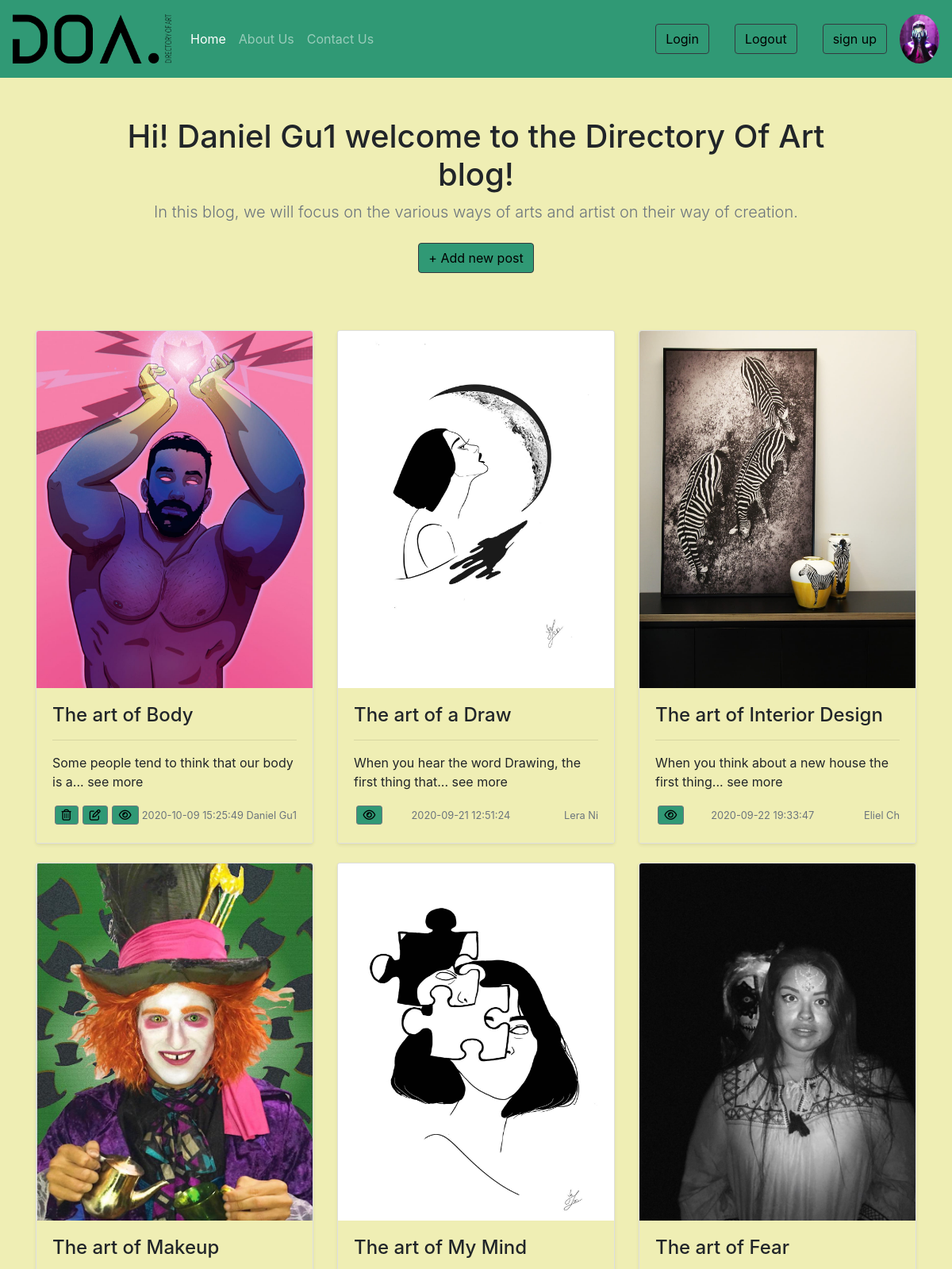
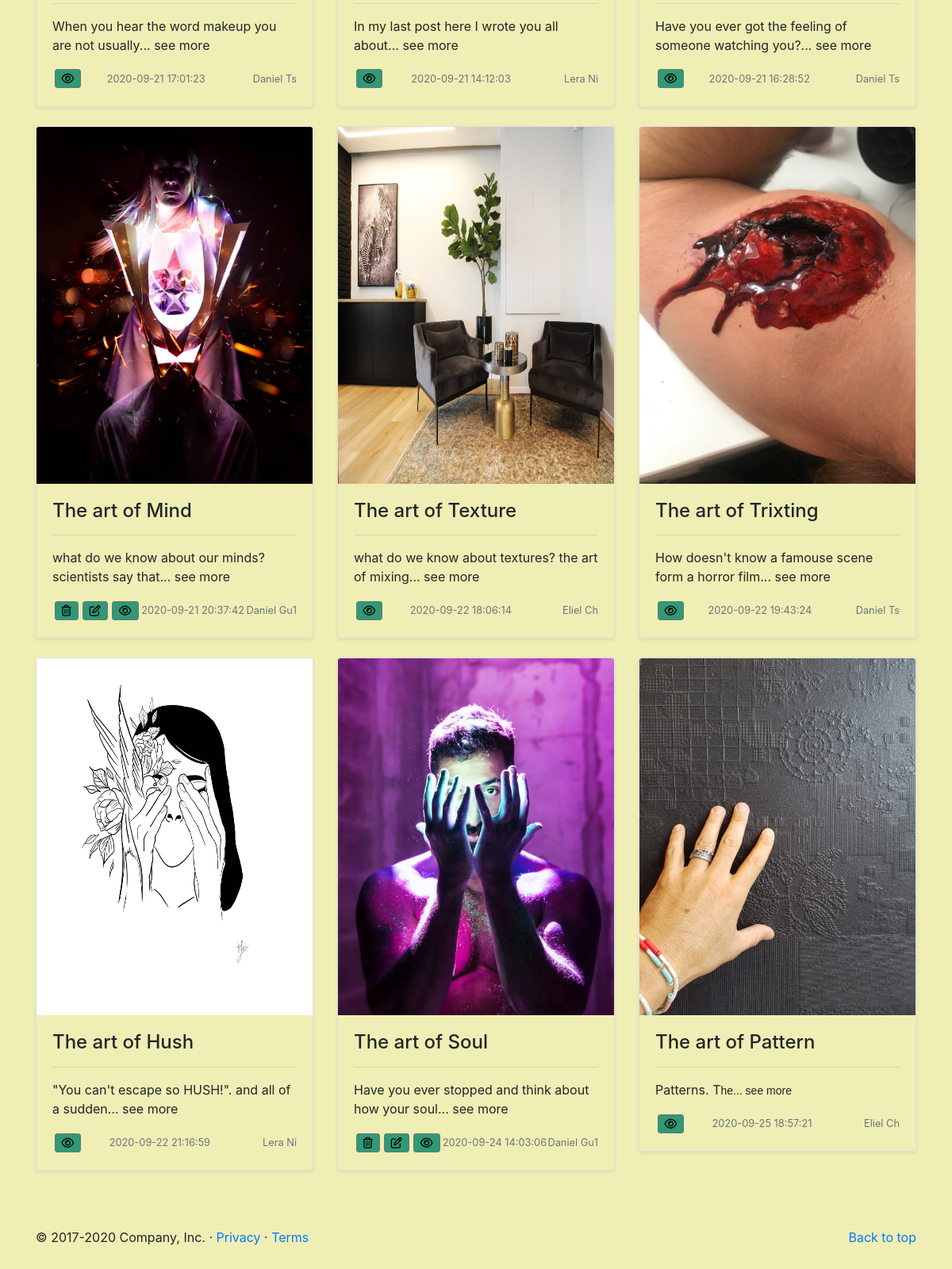
The page /blog.php (signed in) on the database its author committed (2 pictures, top to bottom).
### tables this page shows
CREATE TABLE `users` (
  `id` int(11) NOT NULL,
  `email` varchar(255) NOT NULL,
  `pwd` varchar(500) NOT NULL,
  `name` varchar(255) NOT NULL,
  `profilepic` varchar(500) NOT NULL,
  `role` int(11) NOT NULL
);

CREATE TABLE `posts` (
  `id` int(11) NOT NULL,
  `uid` int(11) NOT NULL,
  `title` varchar(500) NOT NULL,
  `content` text NOT NULL,
  `image` varchar(500) NOT NULL,
  `created_at` datetime NOT NULL DEFAULT current_timestamp()
);

### app/functions.php (called while the page is built, shortened)
<?php
if (!function_exists("user_verify")) {
    function user_verify()
    {
        $verify = false;
        if (isset($_SESSION['uid'])) {
            if (isset($_SESSION['user_ip']) && $_SESSION['user_ip'] == $_SERVER['REMOTE_ADDR']) {
                if (isset($_SESSION['user_agent']) && $_SESSION['user_agent'] == $_SERVER['HTTP_USER_AGENT']) {
                    $verify = true;
                }
            }
        }
        return $verify;
    }
}

### blog.php (the view, shortened to what this page needs)
<?php
include 'app/functions.php';
$link = dbConnect();
$sql = "SELECT posts.*, users.name, TRIM(TRAILING ',' FROM SUBSTRING_INDEX(content, ' ', 10)) as preview  FROM `posts` join users on posts.uid = users.id";
$result = mysqli_query($link, $sql);
if ($result && mysqli_num_rows($result) > 0) {
    $posts = mysqli_fetch_all($result, MYSQLI_ASSOC);
}
include 'template/header.php';
?>
<main role="main">
    <section class="top text-center">
        <div class="container headline ">
            <h1>Hi! <?= $_SESSION['uname']; ?> welcome to the Directory Of Art blog! </h1>
            <p class="lead text-muted">In this blog, we will focus on the various ways of arts and artist on their way of creation.</p>
            <p>
                <a href="add_post.php" class="btn btn-outline-dark my-2">+ Add new post</a>
            </p>
        </div>
    </section>
    <div class="album  py-5 ">
        <div class="container">
            <div class="row">
                <?php if (!isset($posts)) : ?>
                    <h2>No Posts</h2>
                <?php else : ?>
                    <?php foreach ($posts as $post) : ?>
                        <div class="col-md-4 m-10">
                            <div class="card mb-4 shadow-sm">
                                <img class="bd-placeholder-img card-img-top" width="100%" height="450px" src="image/<?php echo $post['image'] ?  $post['image'] : 'defaultImage.jpg' ?>">
                                <rect width="100%" height="100%" fill="#55595c" /><text x="50%" y="50%" fill="#eceeef" dy=".3em"></text>
                                <div class="card-body outline-dark">
                                    <h4><?= htmlspecialchars($post['title']); ?></h4>
                                    <hr>
                                    <p class="card-text"><?= $post['preview']; ?>... see more</p>
                                    <div class="d-flex justify-content-between align-items-center">
                                        <div class="btn-group">
                                            <?php if ($post['uid'] == $_SESSION['uid']) : ?>
                                                <a href="delete_post.php?id=<?= $post['id']; ?>">
                                                    <i class="far fa-trash-alt btn btn-sm btn-outline-secondary delete_btn space" title="Delete"></i>
                                                </a>
                                                <a href="edit_post.php?id=<?= $post['id']; ?>"><i class="far fa-edit btn btn-sm btn-outline-secondary space" value="Edit" title="Edit"></i>
                                                </a>
                                            <?php endif; ?>
                                            <a href="full_page.php?id=<?= $post['id']; ?>">
                                                <i class="far fa-eye btn btn-sm btn-outline-secondary space" value="View" title="View"></i>
                                            </a>
                                        </div>
                                        <small class="text-muted"><?= $post['created_at']; ?></small>
                                        <br>
                                        <small class="text-muted"><?= htmlspecialchars($post['name']); ?></small>
                                    </div>
                                </div>
                            </div>
                        </div>
                    <?php endforeach; ?>
                <?php endif; ?>
            </div>
        </div>
    </div>
</main>
<?php
include 'template/footer.php';
?>

### template/header.php (shortened to what this page needs)
<?php
include_once 'app/functions.php';
if (user_verify()) {
  $link = dbConnect();
  $user = $_SESSION['uid'];
  $sql = "select *  FROM `users` where id = $user";
  $result = mysqli_query($link, $sql);
  if ($result && mysqli_num_rows($result) == 1) {
    $prfl = mysqli_fetch_all($result, MYSQLI_ASSOC);
    $prfl = $prfl[0];
  }
}
?>
<!doctype html>
<html lang="en">
<head>
  <link rel="stylesheet" href="https://stackpath.bootstrapcdn.com/bootstrap/4.5.0/css/bootstrap.min.css">
  <link href="css/carousel.css" rel="stylesheet" type="text/css" />
</head>
<body>
  <header>
    <nav class="navbar navbar-expand-md navbar-dark fixed-top ">
      <a class="logo navbar-brand" href="blog.php">
        <img class="navbar-brand" src="image/Asset.png" width="16%" height="16%" alt="">
      </a>
      <div class="collapse navbar-collapse " id="navbarCollapse">
        <ul class="navbar-nav mr-auto">
          <li class="nav-item active">
            <a class="nav-link" href="index.php">Home <span class="sr-only">(current)</span></a>
          </li>
          <li class="nav-item">
            <a class="nav-link" href="about_us.php">About Us</a>
          </li>
          <li class="nav-item">
            <a class="nav-link " href="contact_us.php">Contact Us</a>
          </li>
        </ul>
        <form class="form-inline mt-2 mt-md-0">
          <a class="nav-link btn-outline" href="sign_in.php">
            <input type="button" class="btn btn-outline-dark" value="Login">
          </a>
          <a class="nav-link btn-outline" href="logout.php">
            <input type="button" class="btn btn-outline-dark" value="Logout">
          </a>
          <a class="nav-link btn-outline" href="sign_up.php">
            <input type="button" class="btn btn-outline-dark" value="sign up">
          </a>
          <?php if (user_verify()) : ?>
            <a class="prfl" name="disp" href="edit_profile.php">
              <img class="navbar-brand prf" src="image/profileimg/<?= $prfl['profilepic'] ? $prfl['profilepic'] : 'defaultImage.jpg' ?>">
            </a>
          <?php endif; ?>
        </form>
      </div>
    </nav>
  </header>
  <main role=" main">

### template/footer.php (shortened to what this page needs)
<footer class="container">
  <p class="float-right"><a href="#">Back to top</a></p>
  <p>&copy; 2017-2020 Company, Inc. &middot; <a href="#">Privacy</a> &middot; <a href="#">Terms</a></p>
</footer>
</main>
<link href="https://cdn.jsdelivr.net/npm/summernote@0.8.18/dist/summernote.min.css" rel="stylesheet">
<link href="https://cdn.jsdelivr.net/npm/summernote@0.8.18/dist/summernote.min.css" rel="stylesheet">
</body>
</html>

### css/carousel.css (style rules this page uses)
body { padding-top: 3rem; padding-bottom: 3rem; background-color: #efeeb4; height: 100%; }
nav { background-color: #309975; }
.navbar-brand { width: 200px; }
.nav-link { color: black; }
.btn { background-color: #309975; color: black; }
.space { margin: 2.5px; }
.card-body { background-color: #efeeb4; }
@media (min-width: 40em) { .headline { font-size: 16px; } }

### template/header.php (style rules this page uses)
body, .headline, .container { background-color: #efeeb4; }
.prfl { border-radius: 100%; width: 50px; }
.prf { border-radius: 100%; width: 100% !important; height: 100% !important; }
.top { padding: 100px; padding-bottom: 0; }
.bd-placeholder-img { font-size: 1.125rem; text-anchor: middle; -webkit-user-select: none; -moz-user-select: none; -ms-user-select: none; user-select: none; }

### rows shown on the page
users: profilepic (picture)
posts: image (picture), title "The art of Body", preview "Some people tend to think that our body is a", created_at "2020-10-09 15:25:49", uid.name "Daniel Gu1"
posts: image (picture), title "The art of a Draw", preview "When you hear the word Drawing, the first thing that", created_at "2020-09-21 12:51:24", uid.name "Lera Ni"
posts: image (picture), title "The art of Interior Design", preview "When you think about a new house the first thing", created_at "2020-09-22 19:33:47", uid.name "Eliel Ch"
posts: image (picture), title "The art of Makeup", preview "When you hear the word makeup you are not usually", created_at "2020-09-21 17:01:23", uid.name "Daniel Ts"
posts: image (picture), title "The art of My Mind", preview "In my last post here I wrote you all about", created_at "2020-09-21 14:12:03", uid.name "Lera Ni"
posts: image (picture), title "The art of Fear", preview "Have you ever got the feeling of someone watching you?", created_at "2020-09-21 16:28:52", uid.name "Daniel Ts"
posts: image (picture), title "The art of Mind", preview "what do we know about our minds? scientists say that", created_at "2020-09-21 20:37:42", uid.name "Daniel Gu1"
posts: image (picture), title "The art of Texture", preview "what do we know about textures? the art of mixing", created_at "2020-09-22 18:06:14", uid.name "Eliel Ch"
posts: image (picture), title "The art of Trixting", preview "How doesn't know a famouse scene form a horror film", created_at "2020-09-22 19:43:24", uid.name "Daniel Ts"
posts: image (picture), title "The art of Hush", preview "\"You can't escape so HUSH!\". and all of a sudden", created_at "2020-09-22 21:16:59", uid.name "Lera Ni"
posts: image (picture), title "The art of Soul", preview "Have you ever stopped and think about how your soul", created_at "2020-09-24 14:03:06", uid.name "Daniel Gu1"
posts: image (picture), title "The art of Pattern", preview "Patterns. T he", created_at "2020-09-25 18:57:21", uid.name "Eliel Ch"

### other values the page prints
$_SESSION['uname'] "Daniel Gu1"
